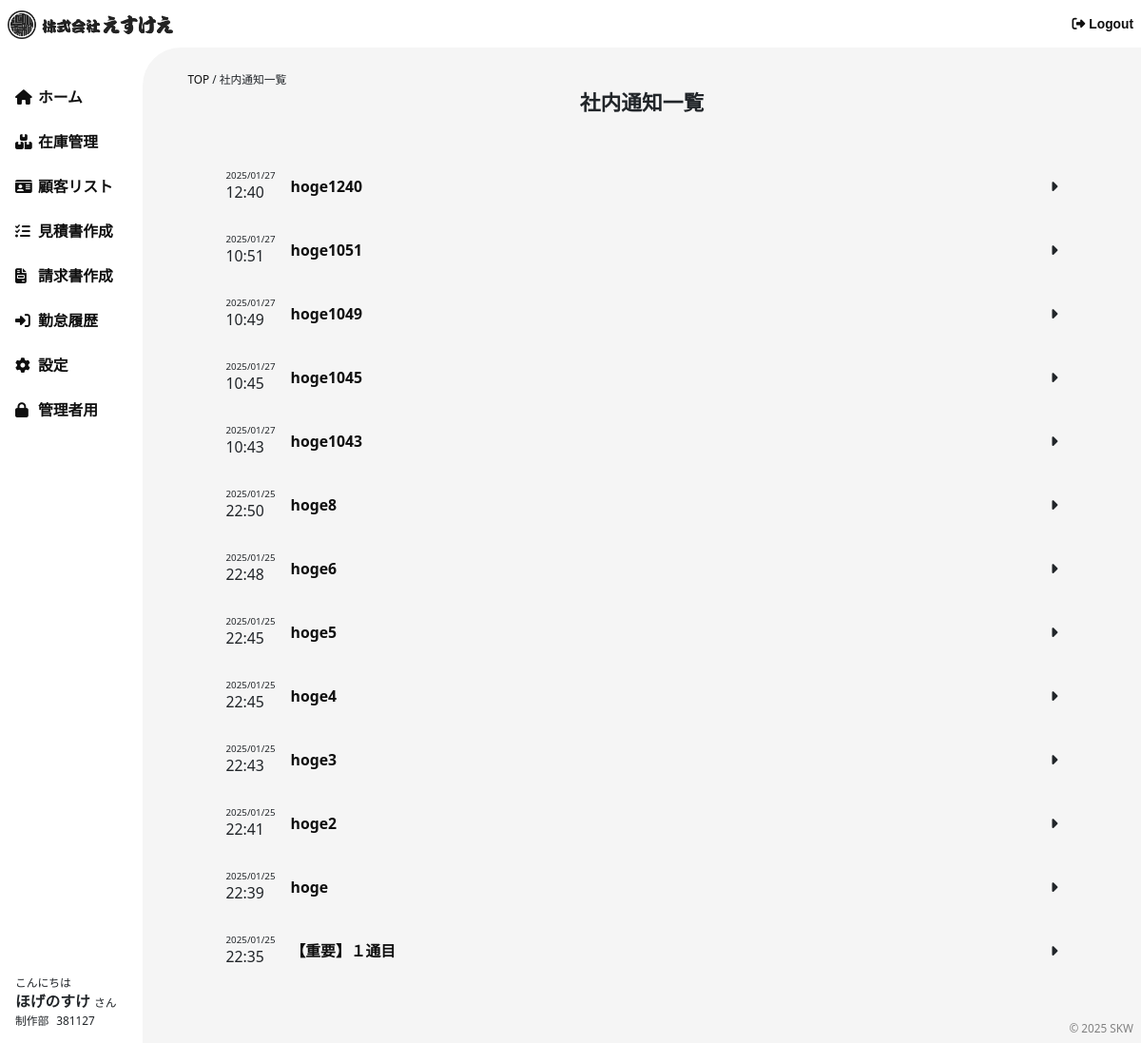
Page /notifications/allpost/ (signed in) on the committed database.
### accounts/models.py (models this page shows, shortened)
class Profile(models.Model):
    user = models.OneToOneField(User, on_delete=models.CASCADE)
    phone_number = models.CharField(max_length=15, blank=True, null=True)
    department = models.CharField(max_length=100, blank=True, null=True)

### bms/models.py (models this page shows, shortened)
class Employee(models.Model):
    first_name = models.CharField(max_length=50, verbose_name="名", blank=True, null=True)
    last_name = models.CharField(max_length=50, verbose_name="姓", blank=True, null=True)
    email = models.EmailField(unique=True, verbose_name="メールアドレス", blank=True, null=True)
    department = models.CharField(max_length=100, verbose_name="部署", blank=True, null=True)
    phone_number = models.CharField(max_length=15, verbose_name="電話番号", blank=True, null=True)
    employee_number = models.CharField(
        max_length=6, unique=True, blank=True, null=True, verbose_name="社員番号"
    )

### notifications/models.py (models this page shows, shortened)
class Notification(models.Model):
    title = models.CharField(max_length=255)
    body = models.TextField()
    NOTIFICATION_TYPES = [
        ('全体', '全体'),
        ('部署', '部署'),
    ]
    notification_type = models.CharField(max_length=10, choices=NOTIFICATION_TYPES)
    department = models.CharField(max_length=255, blank=True, null=True)
    created_at = models.DateTimeField(auto_now_add=True)
    scheduled_at = models.DateTimeField(default=now)
    sent = models.BooleanField(default=False)

### notifications/views.py (the view)
# urls.py: path('allpost/', views.notification_list, name='allpost'),  # 一覧ページ（全通知）
@login_required
def notification_list(request):
    notifications = Notification.objects.filter(notification_type='全体').order_by('-created_at')
    return render(request, 'notifications/notification_list.html', {'notifications': notifications})

### bms/context_processors.py (called while the page is built)
def profile_info(request):
    if request.user.is_authenticated:
        user = request.user
        employee = Employee.objects.filter(email=user.email).first()
        if not employee:
            employee = Employee(employee_number="000000", email=user.email)
        return {
            'profile_info': {
                '姓': user.first_name or '設定されていません',
                '名': user.last_name or '設定されていません',
                'ログインID': user.username or '設定されていません',
                'メールアドレス': user.email or '設定されていません',
                '電話番号': getattr(user, 'profile', None) and getattr(user.profile, 'phone_number', '設定されていません'),
                '部署': getattr(user, 'profile', None) and getattr(user.profile, 'department', '設定されていません'),
            },
            'employee': employee  # Employeeデータも全ページで使えるようにする
        }
    return {'profile_info': None, 'employee': None}

### templates/notifications/notification_list.html
{% extends "base.html" %}
{% block content %}
<section class="notification container">
    {% include 'notifications/notifaction_bread.html' with current_page="list" %}
    <h1>社内通知一覧</h1>
    <div class="wrap">
        {% for notification in notifications %}
        <div class="area">
            <div class="box">
                <div class="dateArea">
                    <div class="date">{{ notification.created_at|date:"Y/m/d" }}</div>
                    <div class="time">{{ notification.created_at|date:"H:i" }}</div>
                </div>
                <div class="head">
                    <a href="{% url 'notifications:notification_detail' notification.id %}">{{ notification.title }}</a>
                </div>
            </div>
        </div>
        {% empty %}
        <p>通知はありません。</p>
        {% endfor %}
    </div>
</section>
{% endblock %}

### templates/base.html (shortened to what this page needs)
{% load django_browser_reload %}
<!DOCTYPE html>
<html lang="ja">
<head>
    {% load static %}
    {% include 'common/parts/head.html' %}
</head>
<body class="drawer drawer--right">
        <header class="header container-fluid">
            <div class="header__wrap">
                <div class="logo">
                    <a href="{% url 'index' %}">
                        <img src="{% static 'image/logo-bk.png' %}" alt="">
                    </a>
                </div>
                <div class="logout">
                    <a href=""><i class="fas fa-sign-out-alt"></i>Logout</a>
                </div>
            </div>
        </header>
    <div class="contents-wrapper">
        <aside>
            <ul class="menu">
                {% include 'common/parts/nav-menu.html' %}
            </ul>
            <div class="profile">
                <div class="hello">こんにちは</div>
                <div class="name">{{ profile_info.名 }} <span>さん</span></div>
                <div class="wrap">
                    <div class="sect">{{ profile_info.部署 }}</div>
                    <div class="numb">{{ employee.employee_number }}</div>
                </div>
            </div>
        </aside>
        <main>
            {% block content %}
            {% endblock %}
        </main>
        <footer class="footer">
            <div class="cr"><a href="{% url 'index' %}">&copy; 2025 SKW</a></div>
        </footer>
    </div>
</body>
</html>

### static/css/style.css (style rules this page uses)
html, body, div, span, applet, object, iframe, h1, h2, h3, h4, h5, h6, p, blockquote, pre, a, abbr, acronym, address, big, cite, code, del, dfn, em, img, ins, kbd, q, s, samp, small, strike, strong, sub, sup, tt, var, b, u, i, center, dl, dt, dd, ol, ul, li, fieldset, form, label, legend, table, caption, tbody, tfoot, thead, tr, th, td, article, aside, canvas, details, embed, figure, figcaption, footer, header, hgroup, menu, nav, output, ruby, section, summary, time, mark, audio, video { margin: 0; padding: 0; border: none; font-style: normal; text-align: left; zoom: 1; }
article, aside, details, figcaption, figure, footer, header, hgroup, menu, nav, section { display: block; }
h1, h2, h3, h4, h5 { font-size: 100%; font-weight: normal; line-height: 1; }
ul, ol { list-style-type: none; }
img { vertical-align: text-bottom; vertical-align: -webkit-baseline-middle; max-width: 100%; height: auto; width: auto; }
.h1, .h2, .h3, .h4, .h5, .h6, h1, h2, h3, h4, h5, h6 { margin-bottom: unset; font-weight: unset; line-height: unset; }
html { font-size: 62.5%; }
body { font-size: clamp(1.4rem, 1.3346938776rem + 0.2040816327vw, 1.6rem); }
body a { color: #0f0f0f; }
body img { max-width: 100%; height: auto; }
body section { margin-bottom: 40px; }
body section::before { content: ""; display: block; height: 100px; margin-top: -100px; visibility: hidden; }
body { line-height: normal; }
::placeholder { color: #999; opacity: 1; }
body { font-size: clamp(1.2rem, 1.1346938776rem + 0.2040816327vw, 1.4rem); }
a { text-decoration: unset; }
.header { position: fixed; background-color: white; height: 50px; width: 100%; padding: 8px; display: flex; justify-content: center; align-items: center; z-index: 999; }
.header__wrap { display: flex; justify-content: center; align-items: center; justify-content: space-between; width: 100%; }
.header__wrap .logo img { height: 30px; }
.header__wrap .logout { font-size: clamp(1.2rem, 1.1346938776rem + 0.2040816327vw, 1.4rem); font-family: "brother-1816", sans-serif; font-weight: 800; font-style: normal; }
.header__wrap .logout i { margin-right: 4px; }
.contents-wrapper { display: grid; grid-template-columns: 150px 1fr; padding-top: 50px; min-height: 100vh; position: relative; }
main { background-color: whitesmoke; border-top-left-radius: 40px; padding: 24px 40px; }
aside { padding: 40px 16px 16px 16px; display: flex; flex-direction: column; justify-content: space-between; }
aside .profile { font-size: clamp(1.4rem, 1.3346938776rem + 0.2040816327vw, 1.6rem); }
aside .profile .name { font-weight: bold; }
aside .profile .name span { font-size: clamp(1rem, 0.9346938776rem + 0.2040816327vw, 1.2rem); font-weight: normal; }
aside .profile .hello { font-size: clamp(1rem, 0.9346938776rem + 0.2040816327vw, 1.2rem); }
aside .profile .wrap { display: flex; justify-content: center; align-items: center; font-size: clamp(1rem, 0.9346938776rem + 0.2040816327vw, 1.2rem); gap: 8px; justify-content: flex-start; }
.footer { position: absolute; font-size: clamp(1rem, 0.9346938776rem + 0.2040816327vw, 1.2rem); bottom: 8px; right: 8px; }
.footer .cr { margin: 0 auto; text-align: center; opacity: 0.5; }
h1 { font-family: "brother-1816", sans-serif; font-weight: 800; font-style: normal; font-size: clamp(2rem, 1.9346938776rem + 0.2040816327vw, 2.2rem); margin: auto; text-align: center; }
.notification .wrap { margin-top: 40px; }
.notification .wrap .area { cursor: pointer; }
.notification .wrap .area:nth-child(odd) { background-color: whitesmoke; }
.notification .wrap .area .box { display: grid; grid-template-columns: auto 1fr; align-items: center; gap: 16px; padding: 16px 40px; }
.notification .wrap .area .box .dateArea .date { font-size: clamp(0.8rem, 0.7346938776rem + 0.2040816327vw, 1rem); }
.notification .wrap .area .box .head { font-weight: bold; display: flex; justify-content: center; align-items: center; justify-content: space-between; }
.notification .wrap .area .box .head::after { content: "\f0da"; font-family: "Font Awesome 6 Free"; font-weight: 900; display: inline-block; transition: transform 0.3s ease-in-out; }

### rows in the picture
Profile: 部署 "制作部"
Employee: employee_number "381127"
Notification: created_at "2025/01/27", created_at "12:40", title "hoge1240"
Notification: created_at "2025/01/27", created_at "10:51", title "hoge1051"
Notification: created_at "2025/01/27", created_at "10:49", title "hoge1049"
Notification: created_at "2025/01/27", created_at "10:45", title "hoge1045"
Notification: created_at "2025/01/27", created_at "10:43", title "hoge1043"
Notification: created_at "2025/01/25", created_at "22:50", title "hoge8"
Notification: created_at "2025/01/25", created_at "22:48", title "hoge6"
Notification: created_at "2025/01/25", created_at "22:45", title "hoge5"
Notification: created_at "2025/01/25", created_at "22:45", title "hoge4"
Notification: created_at "2025/01/25", created_at "22:43", title "hoge3"
Notification: created_at "2025/01/25", created_at "22:41", title "hoge2"
Notification: created_at "2025/01/25", created_at "22:39", title "hoge"
Notification: created_at "2025/01/25", created_at "22:35", title "【重要】１通目"

### other values in the picture
{{ profile_info.名 }} "ほげのすけ"
